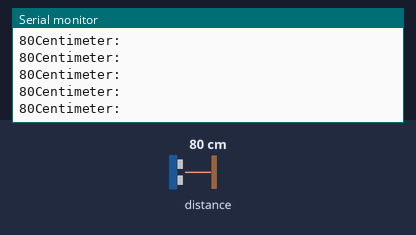
A sketch run on a simulated ESP8266 (NodeMCU). Parts: the last lines printed to the serial monitor. Wiring (inferred from the names in the program): ultrasonic range finder: trigger GPIO 2; echo GPIO 0. Inputs (shaded band) come from the test bench; at power-on: distance to the obstacle 80 cm. The echo pulse lasts 58.3 µs per cm; WiFi joins after 1.5 s; servers stay silent unless stated.

Above: at 3.0 s.
3.1 s: distance to the obstacle set to 2 cm
At 3.41 s:
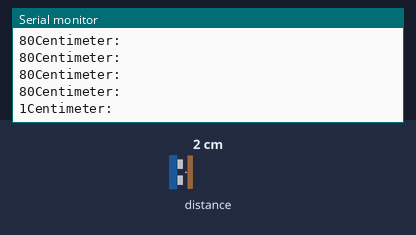
4.6 s: distance to the obstacle set to 4 cm
At 4.63 s:
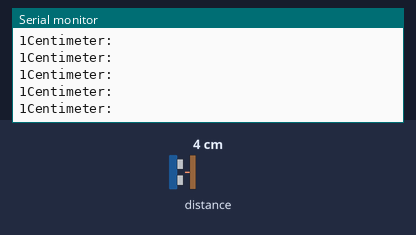
Timing chart, 0 to 7.6 s (numbered marks = the images above; inputs shaded):
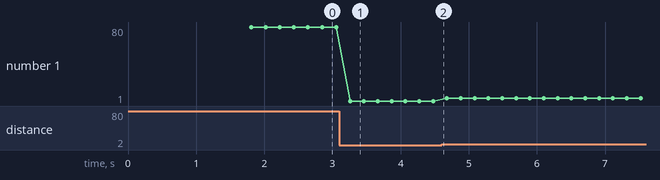

Measured:
- after the input at 3.1 s, the serial monitor: prints a new line after 0.16 s (image 1)
- plotted number 1: 80 → 1 after the input at 3.1 s, 1 → 4 after the input at 4.6 s

The sketch:

ultrasonic_senzor_nodemcu_functional.ino
```cpp
/*
********************************************
14CORE ULTRASONIC DISTANCE SENSOR CODE TEST
********************************************
*/
#define TRIGGER 2
#define ECHO    0

// NodeMCU Pin D1 > TRIGGER | Pin D2 > ECHO

#define BLYNK_PRINT Serial    // Comment this out to disable prints and save space
#include <ESP8266WiFi.h>
#include <BlynkSimpleEsp8266.h>

// You should get Auth Token in the Blynk App.
// Go to the Project Settings (nut icon).
char auth[] = "fb4ba8cc723b486d813b946660aef699";

// Your WiFi credentials.
// Set password to "" for open networks.
char ssid[] = "TOTOLINK_N200RE";
char pass[] = "Sharoyawn10661220172";

void setup() {

  Serial.begin (9600);
  Blynk.begin(auth, ssid, pass);
  pinMode(TRIGGER, OUTPUT);
  pinMode(ECHO, INPUT);
  pinMode(BUILTIN_LED, OUTPUT);
}

void loop() {

  long duration, distance;
  digitalWrite(TRIGGER, LOW);
  delayMicroseconds(2);

  digitalWrite(TRIGGER, HIGH);
  delayMicroseconds(10);

  digitalWrite(TRIGGER, LOW);
  duration = pulseIn(ECHO, HIGH);
  distance = (duration/2) / 29.1;

   if (distance <= 240) {
    Blynk.virtualWrite(V0, 255);
    Blynk.email("md.mahbub.rahman.shwon@g.bracu.ac.bd","Garbage Alert!!!","You must need to collect the garbage.");
}
  else {
    Blynk.virtualWrite(V0, 0);
  }

 if (distance <= 180) {
    Blynk.virtualWrite(V1, 255);
    Blynk.email("md.mahbub.rahman.shwon@g.bracu.ac.bd","Garbage Alert!!!","It is high time to collect the garbage.");
}
  else {
    Blynk.virtualWrite(V1, 0);
  }

   if (distance <= 120) {
    Blynk.virtualWrite(V2, 255);
    Blynk.email("md.mahbub.rahman.shwon@g.bracu.ac.bd","Garbage Alert!!!","Garbage is filed up by 1/3 portion, would you like to collect?");
}
  else {
    Blynk.virtualWrite(V2, 0);
  }

   if (distance <= 60) {
    Blynk.virtualWrite(V3, 255);
    Blynk.email("md.mahbub.rahman.shwon@g.bracu.ac.bd","Garbage Alert!!!","Garbage bin is filled up by 20%.");
}
  else {
    Blynk.virtualWrite(V3, 0);
  }

   if (distance <= 20) {
    Blynk.virtualWrite(V4, 255);
    Blynk.email("md.mahbub.rahman.shwon@g.bracu.ac.bd","Garbage Alert!!!","Emergency!You must need to collect the garbage.");
}
  else {
    Blynk.virtualWrite(V4, 0);
  }


  Serial.print(distance);
  Serial.println("Centimeter:");
  Blynk.virtualWrite(V5, distance);
  delay(200);
  Blynk.run();
}
```
